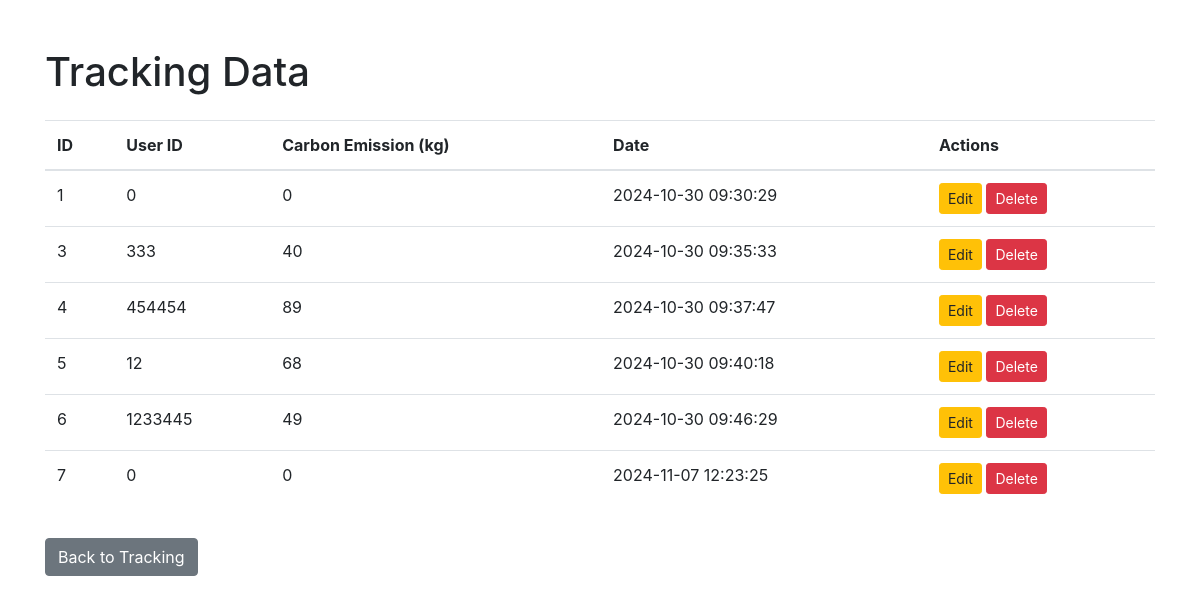
The page /view.php on the database its author committed.
### tables this page shows
CREATE TABLE `tracking` (
  `id` int(11) NOT NULL,
  `user_id` int(11) NOT NULL,
  `activity` varchar(255) NOT NULL,
  `carbon_emission` float NOT NULL,
  `created_at` timestamp NOT NULL DEFAULT current_timestamp()
);

### view.php (the view, shortened to what this page needs)
<?php
$servername = "localhost";
$username = "root";
$password = "";
$dbname = "eco_tracking";
$conn = new mysqli($servername, $username, $password, $dbname);
$sql = "SELECT * FROM tracking";
$result = $conn->query($sql);
?>
<!DOCTYPE html>
<html lang="en">
<head>
    <link href="https://stackpath.bootstrapcdn.com/bootstrap/4.5.2/css/bootstrap.min.css" rel="stylesheet">
</head>
<body>
    <div class="container">
        <h1 class="mt-5">Tracking Data</h1>
        <table class="table mt-4">
            <thead>
                <tr>
                    <th>ID</th>
                    <th>User ID</th>
                    <th>Carbon Emission (kg)</th>
                    <th>Date</th>
                    <th>Actions</th>
                </tr>
            </thead>
            <tbody>
                <?php if ($result->num_rows > 0): ?>
                    <?php while($row = $result->fetch_assoc()): ?>
                        <tr>
                            <td><?= $row['id'] ?></td>
                            <td><?= $row['user_id'] ?></td>
                            <td><?= $row['carbon_emission'] ?></td>
                            <td><?= $row['created_at'] ?></td>
                            <td>
                                <a href="edit.php?id=<?= $row['id'] ?>" class="btn btn-warning btn-sm">Edit</a>
                                <a href="delete.php?id=<?= $row['id'] ?>" class="btn btn-danger btn-sm" onclick="return confirm('Are you sure you want to delete this track?');">Delete</a>
                            </td>
                        </tr>
                    <?php endwhile; ?>
                <?php else: ?>
                    <tr>
                        <td colspan="5">No records found</td>
                    </tr>
                <?php endif; ?>
            </tbody>
        </table>
        <a href="index.php" class="btn btn-secondary mt-3">Back to Tracking</a>
    </div>
</body>
</html>

### rows shown on the page
tracking: id "1", user "0", carbon_emission "0", created_at "2024-10-30 09:30:29"
tracking: id "3", user "333", carbon_emission "40", created_at "2024-10-30 09:35:33"
tracking: id "4", user "454454", carbon_emission "89", created_at "2024-10-30 09:37:47"
tracking: id "5", user "12", carbon_emission "68", created_at "2024-10-30 09:40:18"
tracking: id "6", user "1233445", carbon_emission "49", created_at "2024-10-30 09:46:29"
tracking: id "7", user "0", carbon_emission "0", created_at "2024-11-07 12:23:25"
